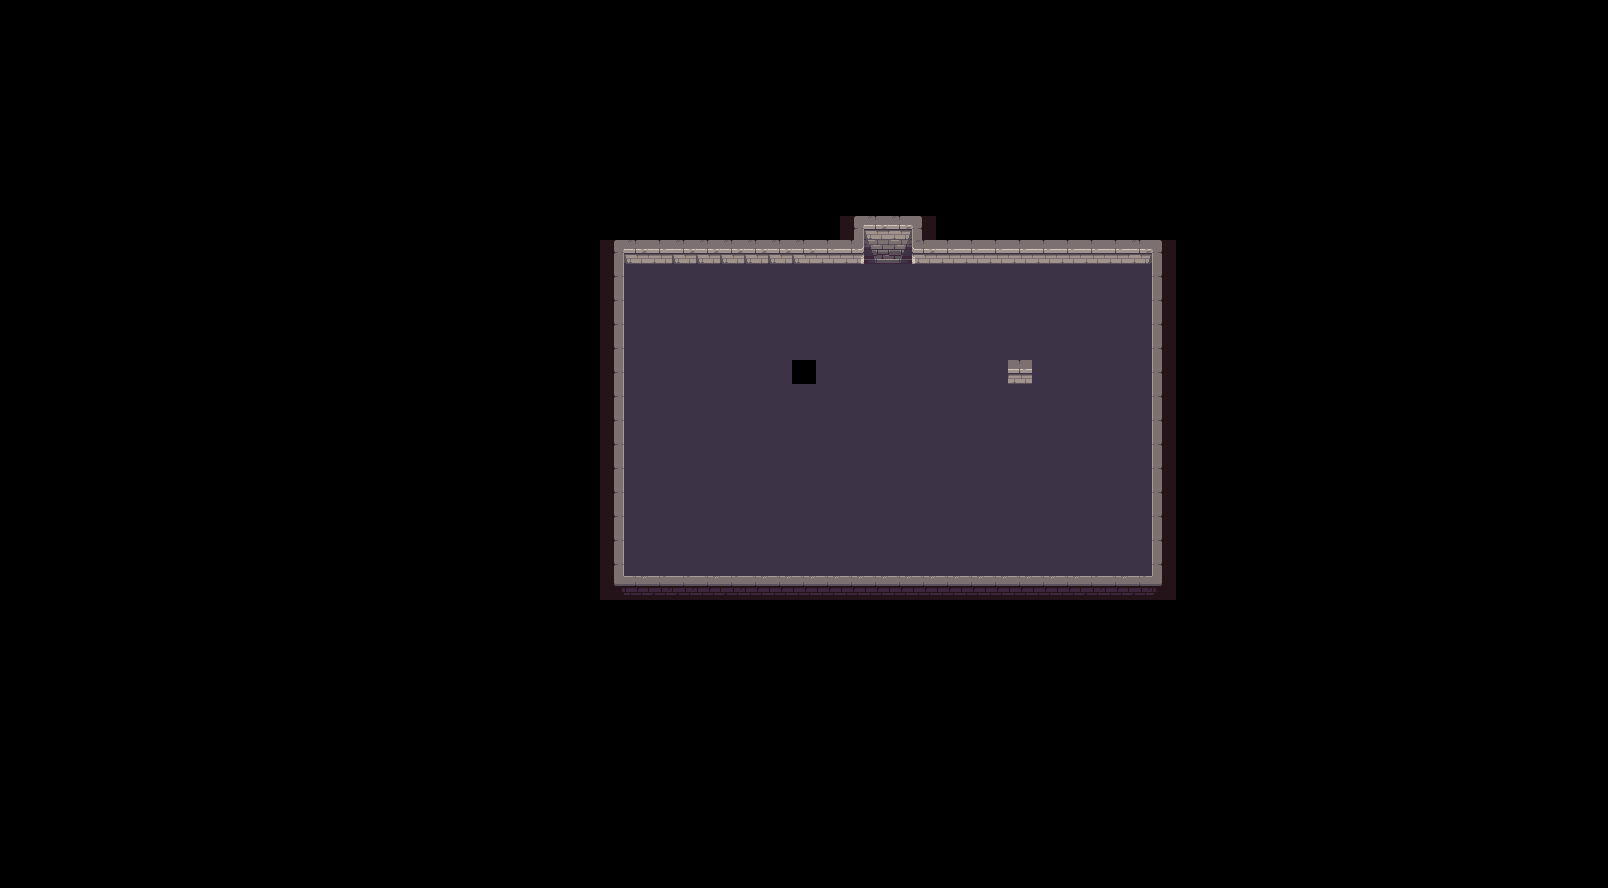

This is a level from a 2D game, rendered from its Tiled map with the project's own tilesets. A one-line summary and the complete map file follow:
An orthogonal 67x37 tile map with 24x24 px tiles, 1 tile layer (Tile Layer 1).

<map version="1.4" tiledversion="1.4.2" orientation="orthogonal" renderorder="right-down" width="67" height="37" tilewidth="24" tileheight="24" infinite="0" nextlayerid="2" nextobjectid="1">
 <tileset firstgid="1" name="dungeon" tilewidth="24" tileheight="24" tilecount="105" columns="15">
  <image source="dungeon.png" width="360" height="168" />
 </tileset>
 <layer id="1" name="Tile Layer 1" width="67" height="37">
  <data encoding="csv">
0,0,0,0,0,0,0,0,0,0,0,0,0,0,0,0,0,0,0,0,0,0,0,0,0,0,0,0,0,0,0,0,0,0,0,0,0,0,0,0,0,0,0,0,0,0,0,0,0,0,0,0,0,0,0,0,0,0,0,0,0,0,0,0,0,0,0,
0,0,0,0,0,0,0,0,0,0,0,0,0,0,0,0,0,0,0,0,0,0,0,0,0,0,0,0,0,0,0,0,0,0,0,0,0,0,0,0,0,0,0,0,0,0,0,0,0,0,0,0,0,0,0,0,0,0,0,0,0,0,0,0,0,0,0,
0,0,0,0,0,0,0,0,0,0,0,0,0,0,0,0,0,0,0,0,0,0,0,0,0,0,0,0,0,0,0,0,0,0,0,0,0,0,0,0,0,0,0,0,0,0,0,0,0,0,0,0,0,0,0,0,0,0,0,0,0,0,0,0,0,0,0,
0,0,0,0,0,0,0,0,0,0,0,0,0,0,0,0,0,0,0,0,0,0,0,0,0,0,0,0,0,0,0,0,0,0,0,0,0,0,0,0,0,0,0,0,0,0,0,0,0,0,0,0,0,0,0,0,0,0,0,0,0,0,0,0,0,0,0,
0,0,0,0,0,0,0,0,0,0,0,0,0,0,0,0,0,0,0,0,0,0,0,0,0,0,0,0,0,0,0,0,0,0,0,0,0,0,0,0,0,0,0,0,0,0,0,0,0,0,0,0,0,0,0,0,0,0,0,0,0,0,0,0,0,0,0,
0,0,0,0,0,0,0,0,0,0,0,0,0,0,0,0,0,0,0,0,0,0,0,0,0,0,0,0,0,0,0,0,0,0,0,0,0,0,0,0,0,0,0,0,0,0,0,0,0,0,0,0,0,0,0,0,0,0,0,0,0,0,0,0,0,0,0,
0,0,0,0,0,0,0,0,0,0,0,0,0,0,0,0,0,0,0,0,0,0,0,0,0,0,0,0,0,0,0,0,0,0,0,0,0,0,0,0,0,0,0,0,0,0,0,0,0,0,0,0,0,0,0,0,0,0,0,0,0,0,0,0,0,0,0,
0,0,0,0,0,0,0,0,0,0,0,0,0,0,0,0,0,0,0,0,0,0,0,0,0,0,0,0,0,0,0,0,0,0,0,0,0,0,0,0,0,0,0,0,0,0,0,0,0,0,0,0,0,0,0,0,0,0,0,0,0,0,0,0,0,0,0,
0,0,0,0,0,0,0,0,0,0,0,0,0,0,0,0,0,0,0,0,0,0,0,0,0,0,0,0,0,0,0,0,0,0,0,0,0,0,0,0,0,0,0,0,0,0,0,0,0,0,0,0,0,0,0,0,0,0,0,0,0,0,0,0,0,0,0,
0,0,0,0,0,0,0,0,0,0,0,0,0,0,0,0,0,0,0,0,0,0,0,0,0,0,0,0,0,0,0,0,0,0,0,6,7,8,9,0,0,0,0,0,0,0,0,0,0,0,0,0,0,0,0,0,0,0,0,0,0,0,0,0,0,0,0,
0,0,0,0,0,0,0,0,0,0,0,0,0,0,0,0,0,0,0,0,0,0,0,0,0,18,19,20,19,19,19,19,19,19,20,21,22,23,24,25,25,25,25,25,25,25,25,26,27,0,0,0,0,0,0,0,0,0,0,0,0,0,0,0,0,0,0,
0,0,0,0,0,0,0,0,0,0,0,0,0,0,0,0,0,0,0,0,0,0,0,0,0,33,66,66,66,66,66,66,66,66,66,66,66,66,66,66,66,66,66,66,66,66,66,66,42,0,0,0,0,0,0,0,0,0,0,0,0,0,0,0,0,0,0,
0,0,0,0,0,0,0,0,0,0,0,0,0,0,0,0,0,0,0,0,0,0,0,0,0,48,66,66,66,66,66,66,66,66,66,66,66,66,66,66,66,66,66,66,66,66,66,66,57,0,0,0,0,0,0,0,0,0,0,0,0,0,0,0,0,0,0,
0,0,0,0,0,0,0,0,0,0,0,0,0,0,0,0,0,0,0,0,0,0,0,0,0,63,66,66,66,66,66,66,66,66,66,66,66,66,66,66,66,66,66,66,66,66,66,66,42,0,0,0,0,0,0,0,0,0,0,0,0,0,0,0,0,0,0,
0,0,0,0,0,0,0,0,0,0,0,0,0,0,0,0,0,0,0,0,0,0,0,0,0,33,66,66,66,66,66,66,66,66,66,66,66,66,66,66,66,66,66,66,66,66,66,66,42,0,0,0,0,0,0,0,0,0,0,0,0,0,0,0,0,0,0,
0,0,0,0,0,0,0,0,0,0,0,0,0,0,0,0,0,0,0,0,0,0,0,0,0,48,66,66,66,66,66,66,66,0,66,66,66,66,66,66,66,66,25,66,66,66,66,66,42,0,0,0,0,0,0,0,0,0,0,0,0,0,0,0,0,0,0,
0,0,0,0,0,0,0,0,0,0,0,0,0,0,0,0,0,0,0,0,0,0,0,0,0,63,66,66,66,66,66,66,66,66,66,66,66,66,66,66,66,66,66,66,66,66,66,66,42,0,0,0,0,0,0,0,0,0,0,0,0,0,0,0,0,0,0,
0,0,0,0,0,0,0,0,0,0,0,0,0,0,0,0,0,0,0,0,0,0,0,0,0,33,66,66,66,66,66,66,66,66,66,66,66,66,66,66,66,66,66,66,66,66,66,66,42,0,0,0,0,0,0,0,0,0,0,0,0,0,0,0,0,0,0,
0,0,0,0,0,0,0,0,0,0,0,0,0,0,0,0,0,0,0,0,0,0,0,0,0,48,66,66,66,66,66,66,66,66,66,66,66,66,66,66,66,66,66,66,66,66,66,66,42,0,0,0,0,0,0,0,0,0,0,0,0,0,0,0,0,0,0,
0,0,0,0,0,0,0,0,0,0,0,0,0,0,0,0,0,0,0,0,0,0,0,0,0,63,66,66,66,66,66,66,66,66,66,66,66,66,66,66,66,66,66,66,66,66,66,66,42,0,0,0,0,0,0,0,0,0,0,0,0,0,0,0,0,0,0,
0,0,0,0,0,0,0,0,0,0,0,0,0,0,0,0,0,0,0,0,0,0,0,0,0,33,66,66,66,66,66,66,66,66,66,66,66,66,66,66,66,66,66,66,66,66,66,66,42,0,0,0,0,0,0,0,0,0,0,0,0,0,0,0,0,0,0,
0,0,0,0,0,0,0,0,0,0,0,0,0,0,0,0,0,0,0,0,0,0,0,0,0,48,66,66,66,66,66,66,66,66,66,66,66,66,66,66,66,66,66,66,66,66,66,66,42,0,0,0,0,0,0,0,0,0,0,0,0,0,0,0,0,0,0,
0,0,0,0,0,0,0,0,0,0,0,0,0,0,0,0,0,0,0,0,0,0,0,0,0,63,66,66,66,66,66,66,66,66,66,66,66,66,66,66,66,66,66,66,66,66,66,66,42,0,0,0,0,0,0,0,0,0,0,0,0,0,0,0,0,0,0,
0,0,0,0,0,0,0,0,0,0,0,0,0,0,0,0,0,0,0,0,0,0,0,0,0,63,66,66,66,66,66,66,66,66,66,66,66,66,66,66,66,66,66,66,66,66,66,66,57,0,0,0,0,0,0,0,0,0,0,0,0,0,0,0,0,0,0,
0,0,0,0,0,0,0,0,0,0,0,0,0,0,0,0,0,0,0,0,0,0,0,0,0,78,85,86,86,85,86,85,85,85,85,85,85,85,85,85,85,85,85,85,85,86,85,86,87,0,0,0,0,0,0,0,0,0,0,0,0,0,0,0,0,0,0,
0,0,0,0,0,0,0,0,0,0,0,0,0,0,0,0,0,0,0,0,0,0,0,0,0,0,0,0,0,0,0,0,0,0,0,0,0,0,0,0,0,0,0,0,0,0,0,0,0,0,0,0,0,0,0,0,0,0,0,0,0,0,0,0,0,0,0,
0,0,0,0,0,0,0,0,0,0,0,0,0,0,0,0,0,0,0,0,0,0,0,0,0,0,0,0,0,0,0,0,0,0,0,0,0,0,0,0,0,0,0,0,0,0,0,0,0,0,0,0,0,0,0,0,0,0,0,0,0,0,0,0,0,0,0,
0,0,0,0,0,0,0,0,0,0,0,0,0,0,0,0,0,0,0,0,0,0,0,0,0,0,0,0,0,0,0,0,0,0,0,0,0,0,0,0,0,0,0,0,0,0,0,0,0,0,0,0,0,0,0,0,0,0,0,0,0,0,0,0,0,0,0,
0,0,0,0,0,0,0,0,0,0,0,0,0,0,0,0,0,0,0,0,0,0,0,0,0,0,0,0,0,0,0,0,0,0,0,0,0,0,0,0,0,0,0,0,0,0,0,0,0,0,0,0,0,0,0,0,0,0,0,0,0,0,0,0,0,0,0,
0,0,0,0,0,0,0,0,0,0,0,0,0,0,0,0,0,0,0,0,0,0,0,0,0,0,0,0,0,0,0,0,0,0,0,0,0,0,0,0,0,0,0,0,0,0,0,0,0,0,0,0,0,0,0,0,0,0,0,0,0,0,0,0,0,0,0,
0,0,0,0,0,0,0,0,0,0,0,0,0,0,0,0,0,0,0,0,0,0,0,0,0,0,0,0,0,0,0,0,0,0,0,0,0,0,0,0,0,0,0,0,0,0,0,0,0,0,0,0,0,0,0,0,0,0,0,0,0,0,0,0,0,0,0,
0,0,0,0,0,0,0,0,0,0,0,0,0,0,0,0,0,0,0,0,0,0,0,0,0,0,0,0,0,0,0,0,0,0,0,0,0,0,0,0,0,0,0,0,0,0,0,0,0,0,0,0,0,0,0,0,0,0,0,0,0,0,0,0,0,0,0,
0,0,0,0,0,0,0,0,0,0,0,0,0,0,0,0,0,0,0,0,0,0,0,0,0,0,0,0,0,0,0,0,0,0,0,0,0,0,0,0,0,0,0,0,0,0,0,0,0,0,0,0,0,0,0,0,0,0,0,0,0,0,0,0,0,0,0,
0,0,0,0,0,0,0,0,0,0,0,0,0,0,0,0,0,0,0,0,0,0,0,0,0,0,0,0,0,0,0,0,0,0,0,0,0,0,0,0,0,0,0,0,0,0,0,0,0,0,0,0,0,0,0,0,0,0,0,0,0,0,0,0,0,0,0,
0,0,0,0,0,0,0,0,0,0,0,0,0,0,0,0,0,0,0,0,0,0,0,0,0,0,0,0,0,0,0,0,0,0,0,0,0,0,0,0,0,0,0,0,0,0,0,0,0,0,0,0,0,0,0,0,0,0,0,0,0,0,0,0,0,0,0,
0,0,0,0,0,0,0,0,0,0,0,0,0,0,0,0,0,0,0,0,0,0,0,0,0,0,0,0,0,0,0,0,0,0,0,0,0,0,0,0,0,0,0,0,0,0,0,0,0,0,0,0,0,0,0,0,0,0,0,0,0,0,0,0,0,0,0,
0,0,0,0,0,0,0,0,0,0,0,0,0,0,0,0,0,0,0,0,0,0,0,0,0,0,0,0,0,0,0,0,0,0,0,0,0,0,0,0,0,0,0,0,0,0,0,0,0,0,0,0,0,0,0,0,0,0,0,0,0,0,0,0,0,0,0
</data>
 </layer>
</map>
